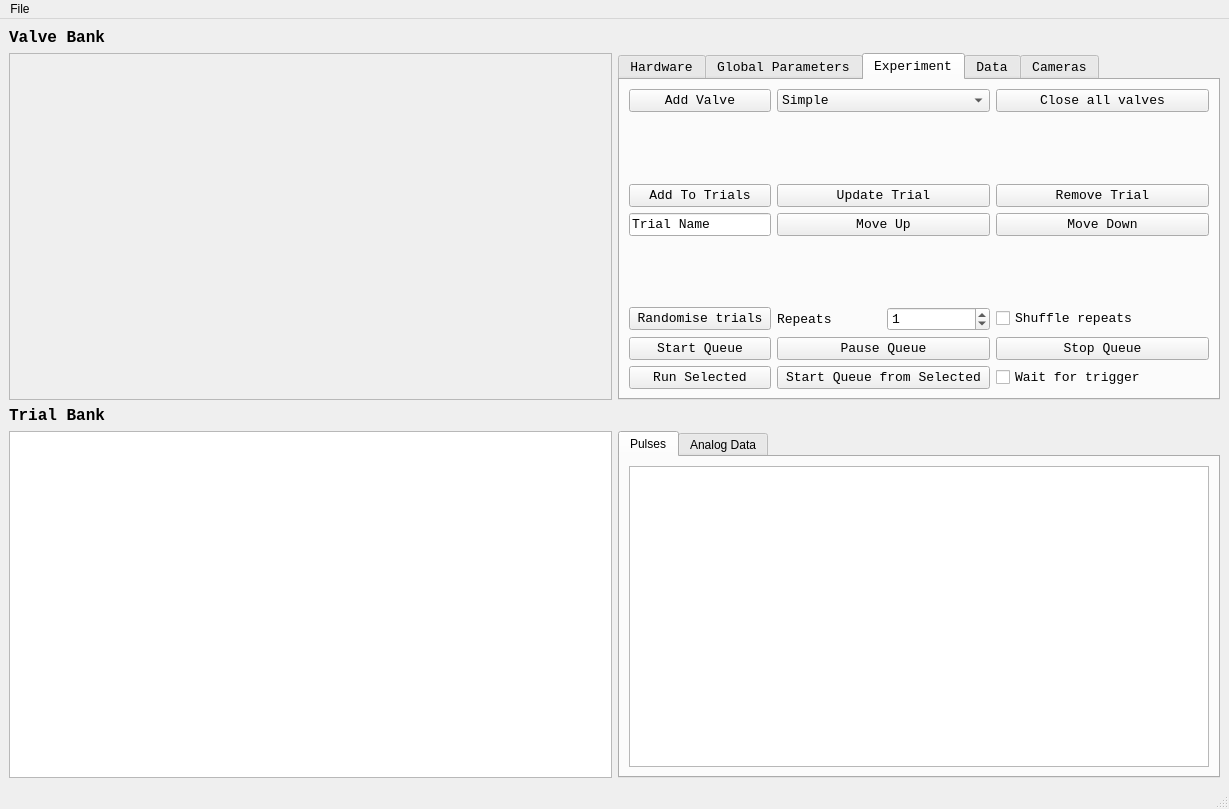
<?xml version="1.0" encoding="UTF-8"?>
<ui version="4.0">
 <class>MainWindow</class>
 <widget class="QMainWindow" name="MainWindow">
  <property name="geometry">
   <rect>
    <x>0</x>
    <y>0</y>
    <width>1229</width>
    <height>809</height>
   </rect>
  </property>
  <property name="windowTitle">
   <string>MainWindow</string>
  </property>
  <widget class="QWidget" name="centralwidget">
   <layout class="QGridLayout" name="gridLayout">
    <item row="0" column="0">
     <widget class="QLabel" name="label">
      <property name="font">
       <font>
        <family>Lucida Console</family>
        <pointsize>12</pointsize>
        <weight>75</weight>
        <bold>true</bold>
       </font>
      </property>
      <property name="text">
       <string>Valve Bank</string>
      </property>
     </widget>
    </item>
    <item row="2" column="0">
     <widget class="QLabel" name="label_8">
      <property name="font">
       <font>
        <family>Lucida Console</family>
        <pointsize>12</pointsize>
        <weight>75</weight>
        <bold>true</bold>
       </font>
      </property>
      <property name="text">
       <string>Trial Bank</string>
      </property>
     </widget>
    </item>
    <item row="1" column="0">
     <widget class="QScrollArea" name="valveBankScrollArea">
      <property name="widgetResizable">
       <bool>true</bool>
      </property>
      <widget class="QWidget" name="valveBankContents">
       <property name="geometry">
        <rect>
         <x>0</x>
         <y>0</y>
         <width>18</width>
         <height>348</height>
        </rect>
       </property>
       <property name="sizePolicy">
        <sizepolicy hsizetype="Maximum" vsizetype="Minimum">
         <horstretch>0</horstretch>
         <verstretch>0</verstretch>
        </sizepolicy>
       </property>
       <layout class="QVBoxLayout" name="valveBankLayout">
        <property name="sizeConstraint">
         <enum>QLayout::SetFixedSize</enum>
        </property>
       </layout>
      </widget>
     </widget>
    </item>
    <item row="3" column="2">
     <widget class="QTabWidget" name="viewWidgetTab">
      <property name="currentIndex">
       <number>0</number>
      </property>
      <widget class="QWidget" name="pulseTab">
       <attribute name="title">
        <string>Pulses</string>
       </attribute>
       <layout class="QGridLayout" name="gridLayout_5">
        <item row="0" column="0">
         <widget class="PlotWidget" name="graphicsView">
          <property name="sizePolicy">
           <sizepolicy hsizetype="Expanding" vsizetype="Expanding">
            <horstretch>0</horstretch>
            <verstretch>0</verstretch>
           </sizepolicy>
          </property>
         </widget>
        </item>
       </layout>
      </widget>
      <widget class="QWidget" name="analogDataTab">
       <attribute name="title">
        <string>Analog Data</string>
       </attribute>
       <layout class="QGridLayout" name="gridLayout_6">
        <item row="0" column="0">
         <widget class="PlotWidget" name="analogView">
          <property name="sizePolicy">
           <sizepolicy hsizetype="Expanding" vsizetype="Expanding">
            <horstretch>0</horstretch>
            <verstretch>0</verstretch>
           </sizepolicy>
          </property>
         </widget>
        </item>
       </layout>
      </widget>
     </widget>
    </item>
    <item row="3" column="0">
     <widget class="QTableView" name="trialBankTable">
      <property name="sizePolicy">
       <sizepolicy hsizetype="Minimum" vsizetype="Expanding">
        <horstretch>0</horstretch>
        <verstretch>0</verstretch>
       </sizepolicy>
      </property>
      <property name="font">
       <font>
        <family>Lucida Console</family>
       </font>
      </property>
      <property name="contextMenuPolicy">
       <enum>Qt::DefaultContextMenu</enum>
      </property>
      <property name="selectionBehavior">
       <enum>QAbstractItemView::SelectRows</enum>
      </property>
      <attribute name="horizontalHeaderStretchLastSection">
       <bool>false</bool>
      </attribute>
     </widget>
    </item>
    <item row="1" column="2">
     <widget class="QTabWidget" name="setupTabs">
      <property name="sizePolicy">
       <sizepolicy hsizetype="Minimum" vsizetype="Expanding">
        <horstretch>0</horstretch>
        <verstretch>0</verstretch>
       </sizepolicy>
      </property>
      <property name="font">
       <font>
        <family>Lucida Console</family>
        <pointsize>10</pointsize>
       </font>
      </property>
      <property name="currentIndex">
       <number>2</number>
      </property>
      <widget class="QWidget" name="hardwareTab">
       <attribute name="title">
        <string>Hardware</string>
       </attribute>
       <layout class="QGridLayout" name="gridLayout_2">
        <item row="0" column="0">
         <widget class="QLabel" name="label_2">
          <property name="text">
           <string>Digital Out Device</string>
          </property>
         </widget>
        </item>
        <item row="3" column="0">
         <widget class="QLineEdit" name="analogInDevEdit">
          <property name="text">
           <string>dev2/ai4</string>
          </property>
         </widget>
        </item>
        <item row="1" column="1">
         <widget class="QLineEdit" name="digitalChannelsEdit">
          <property name="text">
           <string>4</string>
          </property>
         </widget>
        </item>
        <item row="1" column="0">
         <widget class="QLineEdit" name="digitalOutDevEdit">
          <property name="text">
           <string>dev2/port0/line0:3</string>
          </property>
         </widget>
        </item>
        <item row="2" column="1">
         <widget class="QLabel" name="analogChannelsLabel">
          <property name="text">
           <string>Analog Channels</string>
          </property>
         </widget>
        </item>
        <item row="3" column="1">
         <widget class="QLineEdit" name="analogChannelsEdit">
          <property name="text">
           <string>1</string>
          </property>
         </widget>
        </item>
        <item row="6" column="0">
         <widget class="QLabel" name="label_5">
          <property name="text">
           <string>Sampling Rate</string>
          </property>
         </widget>
        </item>
        <item row="4" column="0">
         <widget class="QLabel" name="label_11">
          <property name="text">
           <string>Synchronisation Clock</string>
          </property>
         </widget>
        </item>
        <item row="5" column="0">
         <widget class="QLineEdit" name="syncClockEdit">
          <property name="text">
           <string>/dev2/ai/SampleClock</string>
          </property>
         </widget>
        </item>
        <item row="0" column="1">
         <widget class="QLabel" name="label_4">
          <property name="text">
           <string>Digital Channels</string>
          </property>
         </widget>
        </item>
        <item row="7" column="0">
         <widget class="QLineEdit" name="sampRateEdit">
          <property name="text">
           <string>20000</string>
          </property>
         </widget>
        </item>
        <item row="2" column="0">
         <widget class="QLabel" name="label_3">
          <property name="text">
           <string>Analog Input Device</string>
          </property>
         </widget>
        </item>
        <item row="8" column="0">
         <spacer name="verticalSpacer">
          <property name="orientation">
           <enum>Qt::Vertical</enum>
          </property>
          <property name="sizeHint" stdset="0">
           <size>
            <width>20</width>
            <height>40</height>
           </size>
          </property>
         </spacer>
        </item>
        <item row="4" column="1">
         <widget class="QLabel" name="label_9">
          <property name="text">
           <string>Trigger In Source</string>
          </property>
         </widget>
        </item>
        <item row="5" column="1">
         <widget class="QLineEdit" name="triggerInEdit">
          <property name="text">
           <string>cDAQ1Mod2/ai3</string>
          </property>
         </widget>
        </item>
       </layout>
      </widget>
      <widget class="QWidget" name="globalParametersTab">
       <attribute name="title">
        <string>Global Parameters</string>
       </attribute>
       <layout class="QGridLayout" name="gridLayout_3">
        <item row="6" column="0">
         <widget class="QLineEdit" name="shuffleOffsetlineEdit">
          <property name="text">
           <string>0</string>
          </property>
         </widget>
        </item>
        <item row="2" column="1">
         <widget class="QLabel" name="label_16">
          <property name="text">
           <string>Blank valve indexes (0 indexing)</string>
          </property>
         </widget>
        </item>
        <item row="6" column="1">
         <widget class="QLineEdit" name="shuffleGrouplineEdit">
          <property name="text">
           <string>1</string>
          </property>
         </widget>
        </item>
        <item row="3" column="0">
         <widget class="QCheckBox" name="invertBlankcheckBox">
          <property name="text">
           <string>Invert blank off state</string>
          </property>
         </widget>
        </item>
        <item row="5" column="0">
         <widget class="QLabel" name="label_21">
          <property name="text">
           <string>Shuffle offset</string>
          </property>
         </widget>
        </item>
        <item row="3" column="1">
         <widget class="QLineEdit" name="blankValveEdit"/>
        </item>
        <item row="4" column="0">
         <spacer name="verticalSpacer_9">
          <property name="orientation">
           <enum>Qt::Vertical</enum>
          </property>
          <property name="sizeHint" stdset="0">
           <size>
            <width>20</width>
            <height>40</height>
           </size>
          </property>
         </spacer>
        </item>
        <item row="1" column="0">
         <widget class="QLineEdit" name="globalOnsetEdit">
          <property name="text">
           <string>0</string>
          </property>
         </widget>
        </item>
        <item row="0" column="1">
         <widget class="QLabel" name="label_7">
          <property name="text">
           <string>Offset</string>
          </property>
         </widget>
        </item>
        <item row="1" column="1">
         <widget class="QLineEdit" name="globalOffsetEdit">
          <property name="text">
           <string>0</string>
          </property>
         </widget>
        </item>
        <item row="7" column="0">
         <spacer name="verticalSpacer_2">
          <property name="orientation">
           <enum>Qt::Vertical</enum>
          </property>
          <property name="sizeHint" stdset="0">
           <size>
            <width>20</width>
            <height>40</height>
           </size>
          </property>
         </spacer>
        </item>
        <item row="0" column="0">
         <widget class="QLabel" name="label_6">
          <property name="text">
           <string>Onset</string>
          </property>
         </widget>
        </item>
        <item row="5" column="1">
         <widget class="QLabel" name="label_20">
          <property name="text">
           <string>Shuffle group size</string>
          </property>
         </widget>
        </item>
       </layout>
      </widget>
      <widget class="QWidget" name="experimentSetupTab">
       <attribute name="title">
        <string>Experiment</string>
       </attribute>
       <layout class="QGridLayout" name="gridLayout_4">
        <item row="0" column="2">
         <widget class="QPushButton" name="closeValvesButton">
          <property name="text">
           <string>Close all valves</string>
          </property>
         </widget>
        </item>
        <item row="7" column="0">
         <widget class="QPushButton" name="randomiseTrialsButton">
          <property name="text">
           <string>Randomise trials</string>
          </property>
         </widget>
        </item>
        <item row="9" column="0">
         <widget class="QPushButton" name="runSelectedButton">
          <property name="text">
           <string>Run Selected</string>
          </property>
         </widget>
        </item>
        <item row="3" column="1">
         <widget class="QPushButton" name="moveUpButton">
          <property name="text">
           <string>Move Up</string>
          </property>
         </widget>
        </item>
        <item row="9" column="1">
         <widget class="QPushButton" name="startQueueFromSelectedButton">
          <property name="text">
           <string>Start Queue from Selected</string>
          </property>
         </widget>
        </item>
        <item row="7" column="1">
         <layout class="QHBoxLayout" name="horizontalLayout">
          <item>
           <widget class="QLabel" name="label_10">
            <property name="text">
             <string>Repeats</string>
            </property>
           </widget>
          </item>
          <item>
           <widget class="QSpinBox" name="repeatsBox">
            <property name="maximum">
             <number>1000000</number>
            </property>
            <property name="value">
             <number>1</number>
            </property>
           </widget>
          </item>
         </layout>
        </item>
        <item row="8" column="0">
         <widget class="QPushButton" name="startQueueButton">
          <property name="text">
           <string>Start Queue</string>
          </property>
         </widget>
        </item>
        <item row="7" column="2">
         <widget class="QCheckBox" name="shuffleRepeatsBox">
          <property name="text">
           <string>Shuffle repeats</string>
          </property>
         </widget>
        </item>
        <item row="0" column="0">
         <widget class="QPushButton" name="addValveButton">
          <property name="text">
           <string>Add Valve</string>
          </property>
         </widget>
        </item>
        <item row="9" column="2">
         <widget class="QCheckBox" name="triggerWaitCheckBox">
          <property name="text">
           <string>Wait for trigger</string>
          </property>
         </widget>
        </item>
        <item row="0" column="1">
         <widget class="QComboBox" name="valveTypeCombo">
          <item>
           <property name="text">
            <string>Simple</string>
           </property>
          </item>
          <item>
           <property name="text">
            <string>Binary</string>
           </property>
          </item>
          <item>
           <property name="text">
            <string>Anti Plume</string>
           </property>
          </item>
          <item>
           <property name="text">
            <string>Noise</string>
           </property>
          </item>
          <item>
           <property name="text">
            <string>Plume</string>
           </property>
          </item>
         </widget>
        </item>
        <item row="4" column="0">
         <spacer name="verticalSpacer_3">
          <property name="orientation">
           <enum>Qt::Vertical</enum>
          </property>
          <property name="sizeHint" stdset="0">
           <size>
            <width>20</width>
            <height>40</height>
           </size>
          </property>
         </spacer>
        </item>
        <item row="2" column="1">
         <widget class="QPushButton" name="updateTrialButton">
          <property name="text">
           <string>Update Trial</string>
          </property>
         </widget>
        </item>
        <item row="3" column="2">
         <widget class="QPushButton" name="moveDownButton">
          <property name="text">
           <string>Move Down</string>
          </property>
         </widget>
        </item>
        <item row="3" column="0">
         <widget class="QLineEdit" name="trialNameEdit">
          <property name="sizePolicy">
           <sizepolicy hsizetype="Maximum" vsizetype="Fixed">
            <horstretch>0</horstretch>
            <verstretch>0</verstretch>
           </sizepolicy>
          </property>
          <property name="text">
           <string>Trial Name</string>
          </property>
         </widget>
        </item>
        <item row="1" column="0">
         <spacer name="verticalSpacer_4">
          <property name="orientation">
           <enum>Qt::Vertical</enum>
          </property>
          <property name="sizeHint" stdset="0">
           <size>
            <width>20</width>
            <height>40</height>
           </size>
          </property>
         </spacer>
        </item>
        <item row="2" column="2">
         <widget class="QPushButton" name="removeTrialButton">
          <property name="text">
           <string>Remove Trial</string>
          </property>
         </widget>
        </item>
        <item row="2" column="0">
         <widget class="QPushButton" name="addTrialButton">
          <property name="text">
           <string>Add To Trials</string>
          </property>
         </widget>
        </item>
        <item row="8" column="1">
         <widget class="QPushButton" name="pauseQueueButton">
          <property name="text">
           <string>Pause Queue</string>
          </property>
         </widget>
        </item>
        <item row="8" column="2">
         <widget class="QPushButton" name="stopQueueButton">
          <property name="text">
           <string>Stop Queue</string>
          </property>
         </widget>
        </item>
       </layout>
      </widget>
      <widget class="QWidget" name="dataExportTab">
       <attribute name="title">
        <string>Data</string>
       </attribute>
       <layout class="QGridLayout" name="gridLayout_7">
        <item row="10" column="1">
         <layout class="QHBoxLayout" name="horizontalLayout_3">
          <item>
           <widget class="QLabel" name="label_18">
            <property name="text">
             <string>Time suffix</string>
            </property>
           </widget>
          </item>
          <item>
           <widget class="QLabel" name="label_15">
            <property name="text">
             <string>Camera suffix</string>
            </property>
           </widget>
          </item>
         </layout>
        </item>
        <item row="9" column="1">
         <layout class="QHBoxLayout" name="horizontalLayout_2">
          <item>
           <widget class="QCheckBox" name="saveTrialStartscheckBox">
            <property name="text">
             <string>Save trial start times</string>
            </property>
            <property name="checked">
             <bool>true</bool>
            </property>
           </widget>
          </item>
          <item>
           <widget class="QCheckBox" name="saveCameraVideocheckBox">
            <property name="text">
             <string>Save camera video</string>
            </property>
            <property name="checked">
             <bool>true</bool>
            </property>
           </widget>
          </item>
         </layout>
        </item>
        <item row="11" column="1">
         <layout class="QHBoxLayout" name="horizontalLayout_7">
          <item>
           <widget class="QLineEdit" name="trialStartsSuffixEdit">
            <property name="text">
             <string>trial_starts</string>
            </property>
           </widget>
          </item>
          <item>
           <widget class="QLineEdit" name="cameraSuffixEdit">
            <property name="text">
             <string>camera</string>
            </property>
           </widget>
          </item>
         </layout>
        </item>
        <item row="3" column="1">
         <widget class="QLineEdit" name="exportPathEdit">
          <property name="text">
           <string/>
          </property>
         </widget>
        </item>
        <item row="8" column="1">
         <layout class="QHBoxLayout" name="horizontalLayout_6">
          <item>
           <widget class="QLineEdit" name="trialNameSuffixEdit">
            <property name="text">
             <string>trial_name</string>
            </property>
           </widget>
          </item>
          <item>
           <widget class="QLineEdit" name="pulseSuffixEdit">
            <property name="text">
             <string>data</string>
            </property>
           </widget>
          </item>
         </layout>
        </item>
        <item row="3" column="0">
         <widget class="QLabel" name="label_12">
          <property name="text">
           <string>Save path</string>
          </property>
         </widget>
        </item>
        <item row="2" column="1">
         <spacer name="verticalSpacer_6">
          <property name="orientation">
           <enum>Qt::Vertical</enum>
          </property>
          <property name="sizeHint" stdset="0">
           <size>
            <width>20</width>
            <height>40</height>
           </size>
          </property>
         </spacer>
        </item>
        <item row="12" column="1">
         <spacer name="verticalSpacer_5">
          <property name="orientation">
           <enum>Qt::Vertical</enum>
          </property>
          <property name="sizeHint" stdset="0">
           <size>
            <width>20</width>
            <height>40</height>
           </size>
          </property>
         </spacer>
        </item>
        <item row="5" column="1">
         <layout class="QHBoxLayout" name="horizontalLayout_4">
          <property name="spacing">
           <number>6</number>
          </property>
          <property name="sizeConstraint">
           <enum>QLayout::SetDefaultConstraint</enum>
          </property>
          <item>
           <widget class="QCheckBox" name="trialNameCheckBox">
            <property name="text">
             <string>Save trial names</string>
            </property>
            <property name="checked">
             <bool>true</bool>
            </property>
           </widget>
          </item>
          <item>
           <widget class="QCheckBox" name="pulseCheckBox">
            <property name="text">
             <string>Save pulses</string>
            </property>
           </widget>
          </item>
         </layout>
        </item>
        <item row="7" column="1">
         <layout class="QHBoxLayout" name="horizontalLayout_5">
          <item>
           <widget class="QLabel" name="label_14">
            <property name="text">
             <string>Name suffix</string>
            </property>
           </widget>
          </item>
          <item>
           <widget class="QLabel" name="label_13">
            <property name="text">
             <string>Pulse suffix</string>
            </property>
           </widget>
          </item>
         </layout>
        </item>
        <item row="3" column="2">
         <widget class="QPushButton" name="exportPathDirButton">
          <property name="text">
           <string>...</string>
          </property>
         </widget>
        </item>
       </layout>
      </widget>
      <widget class="QWidget" name="cameraTab">
       <attribute name="title">
        <string>Cameras</string>
       </attribute>
       <layout class="QGridLayout" name="gridLayout_8">
        <item row="3" column="0" colspan="2">
         <spacer name="verticalSpacer_8">
          <property name="orientation">
           <enum>Qt::Vertical</enum>
          </property>
          <property name="sizeHint" stdset="0">
           <size>
            <width>20</width>
            <height>40</height>
           </size>
          </property>
         </spacer>
        </item>
        <item row="10" column="0" colspan="2">
         <spacer name="verticalSpacer_7">
          <property name="orientation">
           <enum>Qt::Vertical</enum>
          </property>
          <property name="sizeHint" stdset="0">
           <size>
            <width>20</width>
            <height>40</height>
           </size>
          </property>
         </spacer>
        </item>
        <item row="5" column="1">
         <widget class="QLabel" name="label_19">
          <property name="text">
           <string>Number of cameras</string>
          </property>
         </widget>
        </item>
        <item row="7" column="0">
         <widget class="QCheckBox" name="cameraSaveIconBox">
          <property name="text">
           <string>Camera save icon</string>
          </property>
          <property name="checked">
           <bool>true</bool>
          </property>
         </widget>
        </item>
        <item row="5" column="0">
         <widget class="QLabel" name="label_17">
          <property name="text">
           <string>Camera save interval (s)</string>
          </property>
         </widget>
        </item>
        <item row="6" column="0">
         <widget class="QLineEdit" name="cameraSaveIntervalEdit">
          <property name="text">
           <string>600</string>
          </property>
         </widget>
        </item>
        <item row="6" column="1">
         <widget class="QLineEdit" name="numberCamerasEdit">
          <property name="text">
           <string>2</string>
          </property>
         </widget>
        </item>
        <item row="4" column="0" colspan="2">
         <widget class="QPushButton" name="launchCameraButton">
          <property name="text">
           <string>Launch camera(s)</string>
          </property>
         </widget>
        </item>
        <item row="7" column="1">
         <widget class="QCheckBox" name="blackAndWhiteBox">
          <property name="text">
           <string>Black and white</string>
          </property>
          <property name="checked">
           <bool>true</bool>
          </property>
         </widget>
        </item>
        <item row="8" column="1">
         <widget class="QCheckBox" name="showStreamcheckBox">
          <property name="text">
           <string>Show stream</string>
          </property>
          <property name="checked">
           <bool>true</bool>
          </property>
         </widget>
        </item>
        <item row="8" column="0">
         <widget class="QPushButton" name="closeCamerasButton">
          <property name="text">
           <string>Close cameras(s)</string>
          </property>
         </widget>
        </item>
        <item row="9" column="0">
         <widget class="QPushButton" name="updateCamerasButton">
          <property name="text">
           <string>Update camera(s)</string>
          </property>
         </widget>
        </item>
       </layout>
      </widget>
     </widget>
    </item>
   </layout>
  </widget>
  <widget class="QMenuBar" name="menubar">
   <property name="geometry">
    <rect>
     <x>0</x>
     <y>0</y>
     <width>1229</width>
     <height>21</height>
    </rect>
   </property>
   <widget class="QMenu" name="menuFile">
    <property name="title">
     <string>File</string>
    </property>
    <addaction name="actionSave"/>
    <addaction name="actionLoad"/>
    <addaction name="actionSave_Configuration"/>
   </widget>
   <addaction name="menuFile"/>
  </widget>
  <widget class="QStatusBar" name="statusbar"/>
  <action name="actionSave">
   <property name="text">
    <string>Save</string>
   </property>
  </action>
  <action name="actionLoad">
   <property name="text">
    <string>Load</string>
   </property>
  </action>
  <action name="actionSave_Configuration">
   <property name="text">
    <string>Save Configuration</string>
   </property>
  </action>
 </widget>
 <customwidgets>
  <customwidget>
   <class>PlotWidget</class>
   <extends>QGraphicsView</extends>
   <header>pyqtgraph</header>
  </customwidget>
 </customwidgets>
 <resources/>
 <connections/>
</ui>
